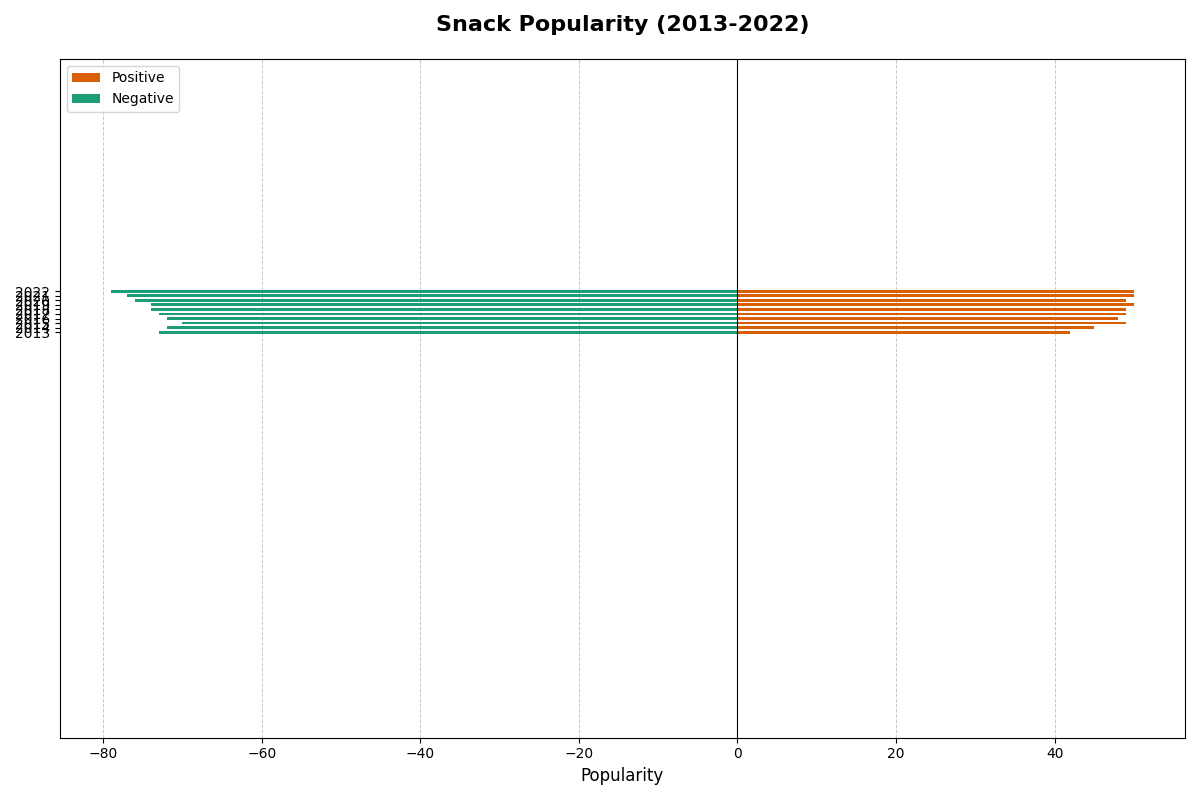

This figure's Python source:
import matplotlib.pyplot as plt
import numpy as np

years = np.array(['2013', '2014', '2015', '2016', '2017', '2018', '2019', '2020', '2021', '2022'])

# Existing snack popularity data
chip_popularity = np.array([25, 26, 28, 27, 26, 25, 24, 23, 22, 20])
cookie_popularity = np.array([20, 19, 18, 20, 21, 22, 23, 24, 25, 25])
fruit_popularity = np.array([15, 16, 17, 18, 19, 20, 21, 22, 23, 25])
nut_popularity = np.array([12, 13, 14, 14, 15, 16, 17, 17, 18, 19])
candy_popularity = np.array([28, 26, 23, 21, 19, 17, 15, 14, 12, 11])

# New made-up snack popularity data
granola_popularity = np.array([10, 11, 12, 13, 14, 15, 15, 16, 17, 18])
chips_2_popularity = np.array([5, 6, 7, 7, 8, 8, 9, 9, 10, 11])

# Recalculate popularity for positive and negative snacks
positive_snacks = chip_popularity + nut_popularity + chips_2_popularity
negative_snacks = candy_popularity + cookie_popularity + fruit_popularity + granola_popularity

fig, ax = plt.subplots(figsize=(12, 8))

bar_width = 0.6
positions = np.arange(len(years))

colors = ['#d95f02', '#1b9e77']

ax.barh(positions, positive_snacks, height=bar_width, label='Positive', color=colors[0])
ax.barh(positions, -negative_snacks, height=bar_width, label='Negative', color=colors[1])

ax.set_yticks(positions)
ax.set_yticklabels(years)
ax.set_ylim(-max(negative_snacks) - 10, max(positive_snacks) + 10)
ax.set_xlabel('Popularity', fontsize=12)
ax.set_title('Snack Popularity (2013-2022)', fontsize=16, fontweight='bold', pad=20)

ax.axvline(x=0, color='black', linewidth=0.8)

handles, labels = ax.get_legend_handles_labels()
ax.legend(handles, labels, fontsize=10, loc='upper left')

ax.xaxis.grid(True, linestyle='--', linewidth=0.7, alpha=0.7)
ax.set_axisbelow(True)

plt.tight_layout()
plt.show()
